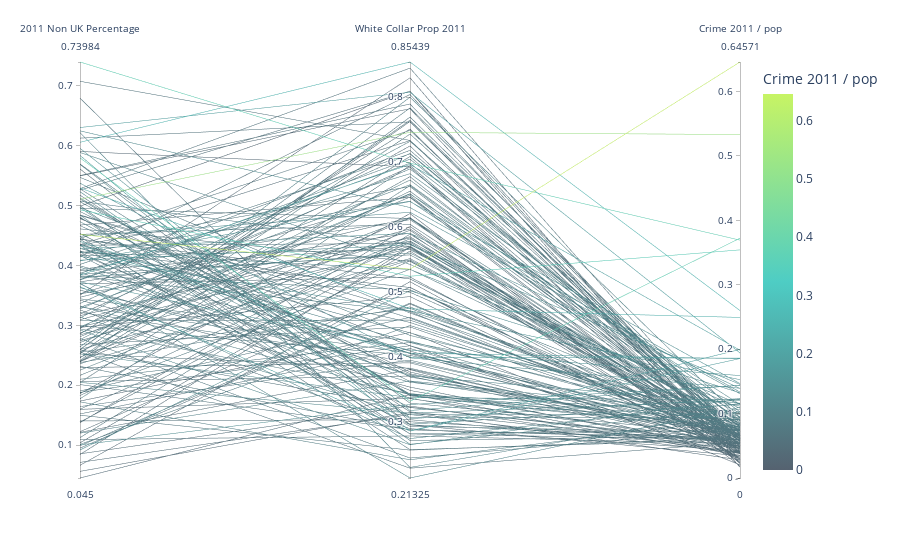

Notebook code cell kept with this figure:
### Code cell
pd.DataFrame.iteritems = pd.DataFrame.items #workaround due to version changes of Databricks Runtime
#grid_clip2['V_High'] = (grid_clip2[ 'Median Price Per Area'] > 12000).astype(int)

sampled_df = crime_final.sample(n=200, random_state=42)
fig = px.parallel_coordinates(sampled_df,
                            dimensions=['2011 Non UK Percentage', 'White Collar Prop 2011', 'Crime 2011 / pop' ],
                            color='Crime 2011 / pop',  # Change the color based on 'Crime 2011 / pop' column
                            color_continuous_scale=('#556270', '#4ECDC4', '#C7F464'))  # Change the color scale if needed))
fig. show()

### Figure 1 — Plotly figure (JSON) as saved in the notebook; plotly's stock layout.template omitted (floating-point values rounded to 4 significant figures; data arrays with more than 128 entries replaced by an {"elided": "..."} marker saying what was removed)
{"data": [{"dimensions": [{"label": "2011 Non UK Percentage", "values": {"elided": "200 float values"}}, {"label": "White Collar Prop 2011", "values": {"elided": "200 float values"}}, {"label": "Crime 2011 / pop", "values": {"elided": "200 float values"}}], "domain": {"x": [0, 1], "y": [0, 1]}, "line": {"color": {"elided": "200 float values"}, "coloraxis": "coloraxis"}, "name": "", "type": "parcoords"}], "layout": {"coloraxis": {"colorbar": {"title": {"text": "Crime 2011 / pop"}}, "colorscale": [[0, "#556270"], [0.5, "#4ECDC4"], [1, "#C7F464"]]}, "legend": {"tracegroupgap": 0}, "margin": {"t": 60}}}
